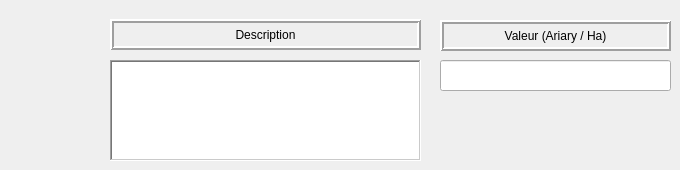
             <widget class="QWidget" name="page_5">
              <widget class="QLineEdit" name="lineEdit_76">
               <property name="geometry">
                <rect>
                 <x>440</x>
                 <y>60</y>
                 <width>231</width>
                 <height>31</height>
                </rect>
               </property>
               <property name="alignment">
                <set>Qt::AlignRight|Qt::AlignTrailing|Qt::AlignVCenter</set>
               </property>
              </widget>
              <widget class="QLabel" name="label_91">
               <property name="geometry">
                <rect>
                 <x>440</x>
                 <y>20</y>
                 <width>231</width>
                 <height>31</height>
                </rect>
               </property>
               <property name="frameShape">
                <enum>QFrame::Box</enum>
               </property>
               <property name="frameShadow">
                <enum>QFrame::Raised</enum>
               </property>
               <property name="lineWidth">
                <number>2</number>
               </property>
               <property name="text">
                <string>Valeur (Ariary / Ha)</string>
               </property>
               <property name="alignment">
                <set>Qt::AlignCenter</set>
               </property>
               <property name="wordWrap">
                <bool>false</bool>
               </property>
               <property name="margin">
                <number>0</number>
               </property>
              </widget>
              <widget class="QTextEdit" name="textEdit_15">
               <property name="geometry">
                <rect>
                 <x>110</x>
                 <y>60</y>
                 <width>311</width>
                 <height>101</height>
                </rect>
               </property>
               <property name="frameShape">
                <enum>QFrame::WinPanel</enum>
               </property>
               <property name="frameShadow">
                <enum>QFrame::Sunken</enum>
               </property>
               <property name="html">
                <string>&lt;!DOCTYPE HTML PUBLIC &quot;-//W3C//DTD HTML 4.0//EN&quot; &quot;http://www.w3.org/TR/REC-html40/strict.dtd&quot;&gt;
&lt;html&gt;&lt;head&gt;&lt;meta name=&quot;qrichtext&quot; content=&quot;1&quot; /&gt;&lt;style type=&quot;text/css&quot;&gt;
p, li { white-space: pre-wrap; }
&lt;/style&gt;&lt;/head&gt;&lt;body style=&quot; font-family:'Cantarell'; font-size:11pt; font-weight:400; font-style:normal;&quot;&gt;
&lt;p style=&quot;-qt-paragraph-type:empty; margin-top:0px; margin-bottom:0px; margin-left:0px; margin-right:0px; -qt-block-indent:0; text-indent:0px; font-family:'MS Shell Dlg 2'; font-size:8.25pt;&quot;&gt;&lt;br /&gt;&lt;/p&gt;&lt;/body&gt;&lt;/html&gt;</string>
               </property>
              </widget>
              <widget class="QLabel" name="label_92">
               <property name="geometry">
                <rect>
                 <x>110</x>
                 <y>19</y>
                 <width>311</width>
                 <height>31</height>
                </rect>
               </property>
               <property name="autoFillBackground">
                <bool>false</bool>
               </property>
               <property name="frameShape">
                <enum>QFrame::Box</enum>
               </property>
               <property name="frameShadow">
                <enum>QFrame::Raised</enum>
               </property>
               <property name="lineWidth">
                <number>2</number>
               </property>
               <property name="midLineWidth">
                <number>0</number>
               </property>
               <property name="text">
                <string>Description</string>
               </property>
               <property name="alignment">
                <set>Qt::AlignCenter</set>
               </property>
              </widget>
             </widget>
